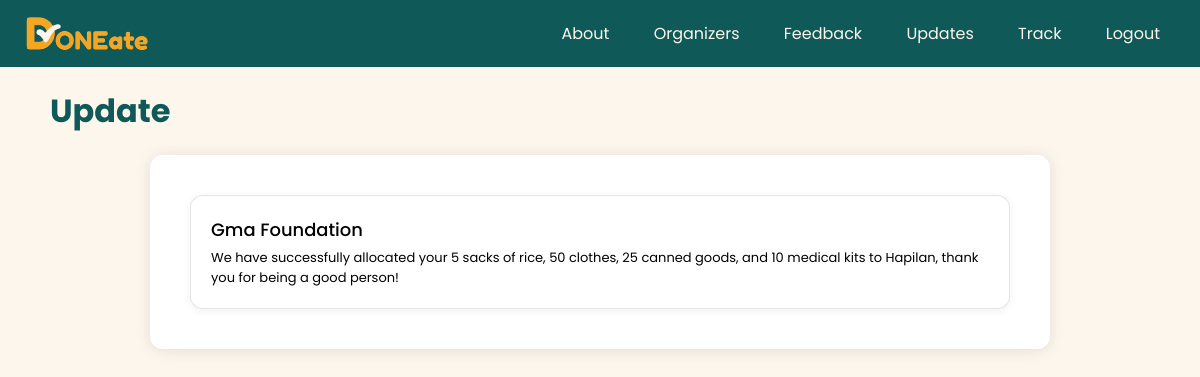
The page /donor_update (signed in) on the database its author committed.
### models.py (models this page shows, shortened)
class Updates(db.Model):
    __tablename__ = 'Updates'
    UpdateID = Column(Integer, primary_key=True, autoincrement=True)
    UpdateText = Column(Text)
    DonorID = Column(Integer, ForeignKey('Donors.DonorID'))
    OrganizerID = Column(Integer, ForeignKey('Organizers.OrganizerID'))
    donor = db.relationship("Donors", backref="updates")
    organizer = db.relationship("Organizers", backref="updates")

class Organizers(db.Model):
    __tablename__ = 'Organizers'
    OrganizerID = Column(Integer, primary_key=True, autoincrement=True)
    Name = Column(String(100))
    Email = Column(String(50))

### app.py (the view)
@app.route('/donor_update')
def donor_update():
    updates = Updates.query.filter_by(DonorID = session.get('donor_id')).all()
    return render_template('donor_update.html', role = session.get('role'), updates=updates)

### templates/donor_update.html (shortened to what this page needs)
{% extends "layout.html" %}
{%block body%}
<body>
  {% include "navigation.html" %}
    <h1 id="donor-page-title">Update</h1>
    <div class="donor-center-container">
            {% if updates|length > 0 %}
                {% for update in updates %}
                    <div class="donor-center-div update">
                        <h4 class="organizer-name-update">{{ update.organizer.Name.title() }}</h4>
                        <p>{{ update.UpdateText }}</p>
                    </div>
                {% endfor %}
            {% else %}
                <div class="donor-center-div update">
                    <p>No updates found.</p>
                </div>
            {% endif %}
    </div>
</body>
{% endblock %}

### static/styles.css (style rules this page uses)
* { margin: 0; padding: 0; box-sizing: border-box; font-family: "Poppins", sans-serif; text-decoration: none; }
:root { --primary-color: #fdf6ec; --secondary-color: #0f5959; --accent-color: #f5a623; --white: #fff; --text-color: #333; --text-field-color: #f1f1f1; --font-size-s: 0.9rem; --font-size-n: 1rem; --font-size-m: 1.12rem; --font-size-l: 1.5rem; --font-size-xl: 2rem; --font-size-xxl: 2.3rem; --font-weight-normal: 400; --font-weight-medium: 500; --font-weight-semibold: 600; --font-weight-bold: 700; --border-radius-1: 0.4rem; --border-radius-2: 0.8rem; --border-radius-3: 1.2rem; --box-shadow: 0 2px 8px rgba(0, 0, 0, 0.06); --border: 1px solid rgba(0, 0, 0, 0.1); }
body { background-color: var(--primary-color); min-height: 100vh; }
#donor-page-title { color: var(--secondary-color); margin: 20px 50px; }
.donor-center-container { display: flex; flex-direction: column; align-items: center; background-color: var(--white); justify-content: center; margin: 0px auto 0px auto; width: 75%; margin-top: 10px; margin-bottom: 30px; padding: 40px; box-shadow: 0px 1px 15px rgb(0, 0, 0, 0.1); border-radius: var(--border-radius-2); gap: 10px; }
.donor-center-div { display: flex; justify-content: space-between; width: 100%; padding: 20px; background-color: var(--white); border-radius: var(--border-radius-2); border: 1px solid rgba(0, 0, 0, 0.1); box-shadow: 0 2px 8px rgba(0, 0, 0, 0.06); }
.organizer-name-update { font-size: var(--font-size-m); font-weight: var(--font-weight-medium); display: block; }
.donor-center-div.update { width: 100%; flex-direction: column; align-items: flex-start; gap: 5px; }
.donor-center-div.update p { font-size: 13px; }

### rows shown on the page
Updates: organizer.Name "Gma Foundation", UpdateText "We have successfully allocated your 5 sacks of rice, 50 clothes, 25 canned goods, and 10 medical kits to Hapilan, thank you for being a good person!"
